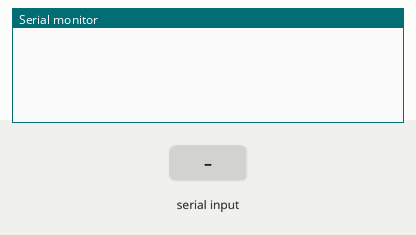
Simulated run of this sketch. Board: Arduino Uno, built with avr-gcc and run on an emulated ATmega328P. Shown: the last lines printed to the serial monitor. The test bench sets the inputs (shaded band). EEPROM starts erased.

Above: at 1.2 s.
1.3 s: "read 1\n" received over Serial
At 3.0 s:
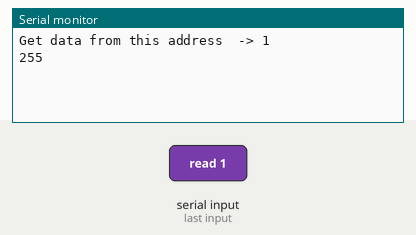
3.8 s: "write 1\n" received over Serial
At 4.87 s:
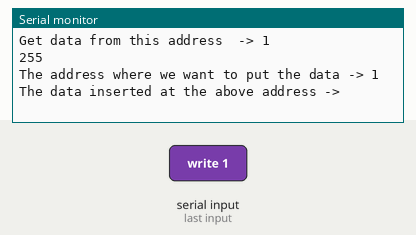

Measured:
- after the input at 1.3 s, the serial monitor: prints a new line after 1.0 s (image 1)
- after the input at 3.8 s, the serial monitor: prints a new line after 1.0 s (image 2)

The sketch:

EEPROM_Basic.ino
```cpp
#include <EEPROM.h>
void setup()
{
  Serial.begin(9600);
}
int addr;
int data;
String store;

void loop()
{
  String userInp = Serial.readString();
  if (userInp.startsWith("read")) {
    addr = userInp.substring(userInp.indexOf(' ') + 1).toInt();
    Serial.print("Get data from this address  -> ");
    Serial.print(addr);
    Serial.println();
    Serial.println(EEPROM.read(addr));
  }
  else if (userInp.startsWith("write")) {
    store = userInp.substring(6);
    addr = store.substring(0, store.indexOf(' ')).toInt();
    data = store.substring(store.indexOf(' ') + 1).toInt();
    Serial.print("The address where we want to put the data -> ");
    Serial.print(addr);
    Serial.println("\nThe data inserted at the above address -> ");
    Serial.print(data);
    Serial.println();
    EEPROM.write(addr, data);
  }
}
```
